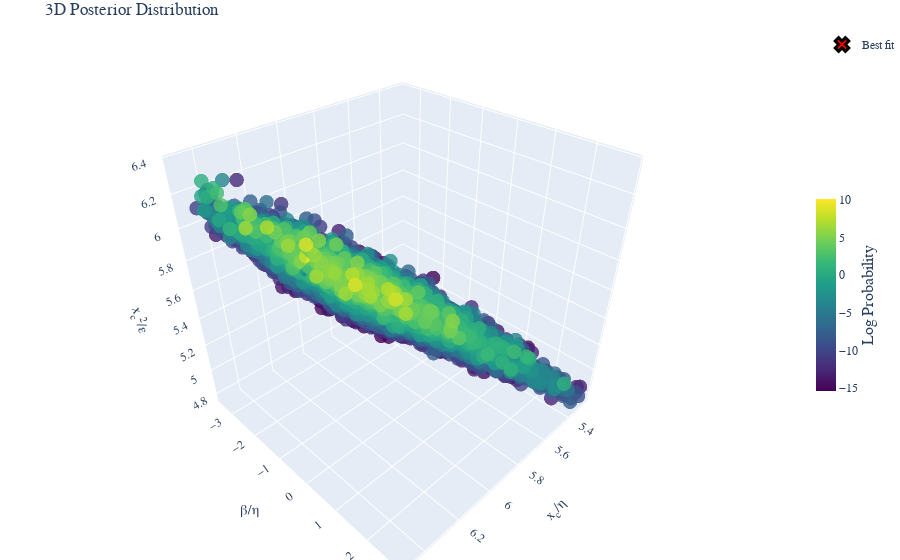

The notebook cell this image was saved under:
### Code cell
post.bins =None
fig =post.plot_posterior3D_interactive([0,1,2],labels=["$x_c/\\eta$","$\\beta/\\eta$","$x_c^2/\\epsilon$","$x_c$","ExtH"], truths=np.log(best_theta_trans),truth_label="Best fit" )
# Save the figure using matplotlib's savefig instead of plotly's write_image
fig.show()
# Save the figure as HTML
html_file_name=file.replace('_post.csv','_3D')
html_path = os.path.join(base_products_folder, 'html_3d_plots', f'{html_file_name}.html')
# Create directory if it doesn't exist
os.makedirs(os.path.dirname(html_path), exist_ok=True)
fig.write_html(html_path)

### Figure 1 — Plotly figure (JSON) as saved in the notebook; plotly's stock layout.template omitted (floating-point values rounded to 4 significant figures; data arrays with more than 128 entries replaced by an {"elided": "..."} marker saying what was removed)
{"data": [{"marker": {"color": {"elided": "5657 float values"}, "colorbar": {"len": 0.4, "thickness": 20, "title": {"font": {"size": 16}, "side": "right", "text": "Log Probability"}, "x": 1.0, "y": 0.5}, "colorscale": [[0.0, "#440154"], [0.1111, "#482878"], [0.2222, "#3e4989"], [0.3333, "#31688e"], [0.4444, "#26828e"], [0.5556, "#1f9e89"], [0.6667, "#35b779"], [0.7778, "#6ece58"], [0.8889, "#b5de2b"], [1.0, "#fde725"]], "opacity": 0.8, "size": 5}, "mode": "markers", "name": "Posterior", "scene": "scene", "showlegend": false, "type": "scatter3d", "x": {"elided": "5657 float values"}, "y": {"elided": "5657 float values"}, "z": {"elided": "5657 float values"}}, {"marker": {"color": "red", "line": {"color": "black", "width": 3}, "size": 12, "symbol": "x"}, "mode": "markers", "name": "Best fit", "scene": "scene", "showlegend": true, "type": "scatter3d", "x": [6.372], "y": [0.01823], "z": [6.124]}], "layout": {"font": {"family": "Computer Modern"}, "margin": {"b": 0, "l": 0, "r": 0, "t": 30}, "scene": {"aspectmode": "cube", "xaxis": {"exponentformat": "e", "showexponent": "all", "title": {"font": {"size": 14}, "text": "x<sub>c</sub>/η"}}, "yaxis": {"exponentformat": "e", "showexponent": "all", "title": {"font": {"size": 14}, "text": "β/η"}}, "zaxis": {"exponentformat": "e", "showexponent": "all", "title": {"font": {"size": 14}, "text": "x<sub>c</sub><sup>2</sup>/ε"}}}, "title": {"text": "3D Posterior Distribution"}}}
